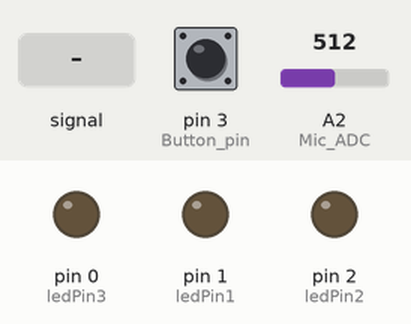
Simulated run of this sketch. Board: Arduino Uno, built with avr-gcc and run on an emulated ATmega328P. On the bench: output pins drawn as LEDs (lit = HIGH). Inputs (shaded band) come from the test bench; at power-on: pin 3 (Button_pin) LOW, A2 (Mic_ADC) = 512. EEPROM starts erased.

Above: at 1.2 s.
1.3 s: pin 3 (Button_pin) pulled HIGH for 0.15 s
At 1.8 s:
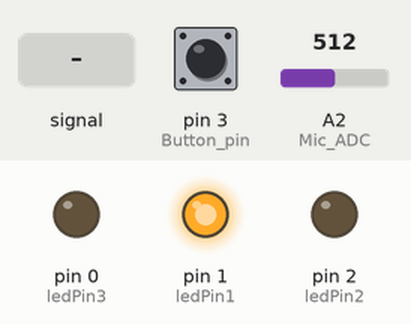
2.9 s: A2 (Mic_ADC) fed a 200 Hz sine of ±81 counts around its level
At 3.8 s:
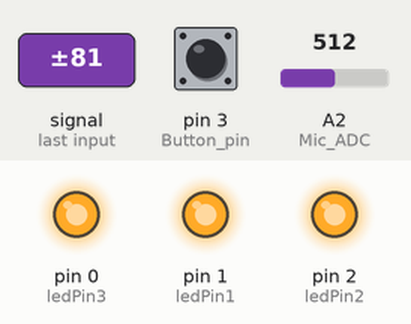
4.4 s: pin 3 (Button_pin) pulled HIGH for 0.15 s
At 5.4 s:
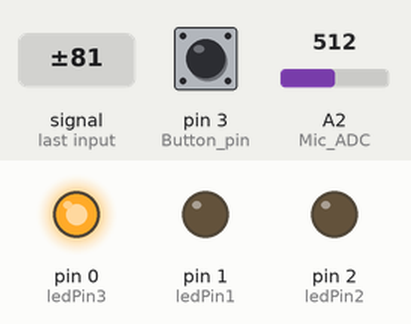
Timing chart, 0 to 7.4 s (numbered marks = the images above; inputs shaded):
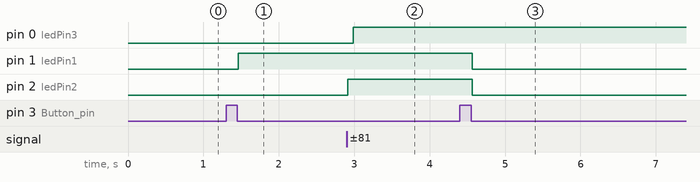

The sketch:

Sound_Sensor_Digital.ino
```cpp
/*
microphone sketch

SparkFun breakout board for Electret Microphone is connected to analog pin 0
*/

const int ledPin1 = 1;
const int ledPin2 = 2;
const int ledPin3 = 0;
const int Button_pin = 3;
const int Mic_ADC = A2;
int mode;
const int middleValue = 512;      //the middle of the range of analog values
const int numberOfSamples = 128;  //how many readings will be taken each time

int sample;                       //the value read from microphone each time
long signal;                      //the reading once you have removed DC offset
long averageReading;              //the average of that loop of readings

long runningAverage = 0;          //the running average of calculated values
const int averagedOver = 16;     //how quickly new values affect running average
		//bigger numbers mean slower
//threshold levels for the LED´s

const int threshold_LED_1_A = 100;
const int threshold_LED_2_A = 800;
const int threshold_LED_1_B = 150;
const int threshold_LED_2_B = 900;
const int threshold_LED_1_C = 200;
const int threshold_LED_2_C = 1000;
int threshold_LED_EFT_2;
int threshold_LED_EFT_1;
int counter_of_2millis = 0;

#include <EEPROM.h>

void setup() {
	pinMode(ledPin1, OUTPUT);
	pinMode(ledPin2, OUTPUT);
	pinMode(ledPin3, OUTPUT);
	pinMode(Button_pin, INPUT);
	set_numbers();
}

void loop() {
	long sumOfSquares = 0;
	for (int i = 0; i < numberOfSamples; i++) { //take many readings and average them
		sample = analogRead(Mic_ADC);               //take a reading
		signal = (sample - middleValue);      //work out its offset from the center
		signal *= signal;                     //square it to make all values positive
		sumOfSquares += signal;               //add to the total
	}
	averageReading = sumOfSquares / numberOfSamples;     //calculate running average
	runningAverage = (((averagedOver - 1) * runningAverage) + averageReading) / averagedOver;
	//mode 1
	if (EEPROM.read(0x00) == 0) {
		digitalWrite(ledPin1, HIGH);
		if (runningAverage > threshold_LED_EFT_1) {
			digitalWrite(ledPin2, HIGH);
		}
		else {
			digitalWrite(ledPin2, LOW);
		}

		if (runningAverage > threshold_LED_EFT_2) {
			digitalWrite(ledPin3, HIGH);
		}
		else {
			digitalWrite(ledPin3, LOW);
		}

	}
	//mode 2;
	if (EEPROM.read(0x00) == 0x01) {
		if (runningAverage < threshold_LED_EFT_1) {
			digitalWrite(ledPin1, HIGH);
		}
		else {
			digitalWrite(ledPin1, LOW);
		}
		if (runningAverage > threshold_LED_EFT_1&& runningAverage < threshold_LED_EFT_2) {
			digitalWrite(ledPin2, HIGH);
		}
		else {
			digitalWrite(ledPin2, LOW);
		}

		if (runningAverage > threshold_LED_EFT_2) {
			digitalWrite(ledPin3, HIGH);
		}
		else {
			digitalWrite(ledPin3, LOW);
		}
	}

	if (digitalRead(Button_pin) == HIGH) {
		counter_of_2millis = 0;
		while (digitalRead(Button_pin) == HIGH) {
			delay(2);
			counter_of_2millis = counter_of_2millis + 1;
		}
		if (counter_of_2millis < 100) {
			if (EEPROM.read(0x00) == 0) {
				EEPROM.write(0x00, 1);
			}
			else {
				EEPROM.write(0x00, 0);
			}
		}
		else {
			if (EEPROM.read(0x01) == 0) {
				EEPROM.write(0x01, 1);
			}
			else {
				if (EEPROM.read(0x01) == 1) {
					EEPROM.write(0x01, 2);
				}
				else {
					EEPROM.write(0x01, 0);
				}
			}
			set_numbers();
		}
	}
}
void set_numbers() {
	if (EEPROM.read(0x01) == 0) {
		threshold_LED_EFT_1 = threshold_LED_1_A;
		threshold_LED_EFT_2 = threshold_LED_2_A;
	}
	else {
		if (EEPROM.read(0x01) == 1) {
			threshold_LED_EFT_1 = threshold_LED_1_B;
			threshold_LED_EFT_2 = threshold_LED_2_B;
		}
		else {
			threshold_LED_EFT_1 = threshold_LED_1_C;
			threshold_LED_EFT_2 = threshold_LED_2_C;
		}
	}

}
```

Measured:
- after the input at 1.3 s, pin 1 (ledPin1): LOW → HIGH after 0.16 s
- after the input at 2.9 s, pin 0 (ledPin3): LOW → HIGH after 0.09 s; pin 2 (ledPin2): LOW → HIGH at once
- after the input at 4.4 s, pin 1 (ledPin1), pin 2 (ledPin2): HIGH → LOW after 0.16 s
